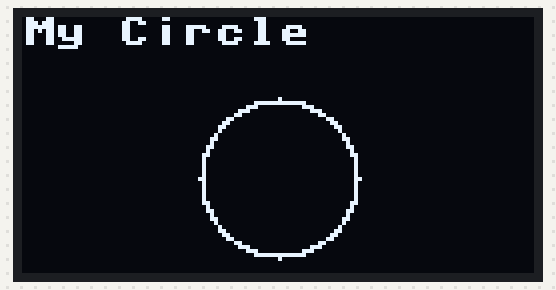
A program run on a simulated Raspberry Pi Pico running MicroPython. On the bench: 128×64 one-colour display. Library files of the repository ran but are not shown: ssd1306.py. At 0.1 s the program stops and its outputs stay as they are.

Above: at 0.1 s.

The program:

main.py
```python
import math
from machine import Pin, I2C

# https://github.com/stlehmann/micropython-ssd1306
# https://docs.micropython.org/en/latest/esp8266/tutorial/ssd1306.html
from ssd1306 import SSD1306, SSD1306_I2C


def draw_circle(x: int, y: int, r: int, lw: int, dsp: SSD1306):
    """
    Draw a circle on the display

    Args:
        x (int): x coordinate of the center of the circle
        y (int): y coordinate of the center of the circle
        r (int): radius of the circle
        lw (int): line width of the circle
        dsp (SSD1306): display object
    """
    for lw in range(0, lw):
        for deg in range(0, 360, 1):
            x1 = int((r - lw) * math.cos(math.radians(deg)))
            y1 = int((r - lw) * math.sin(math.radians(deg)))
            dsp.pixel(x + x1, y + y1, 1)


dsp = SSD1306_I2C(128, 64, I2C(1, sda=Pin(18), scl=Pin(19)))

dsp.text("My Circle", 0, 0, 1)
draw_circle(64, 40, 20, 1, dsp)
dsp.show()
```
